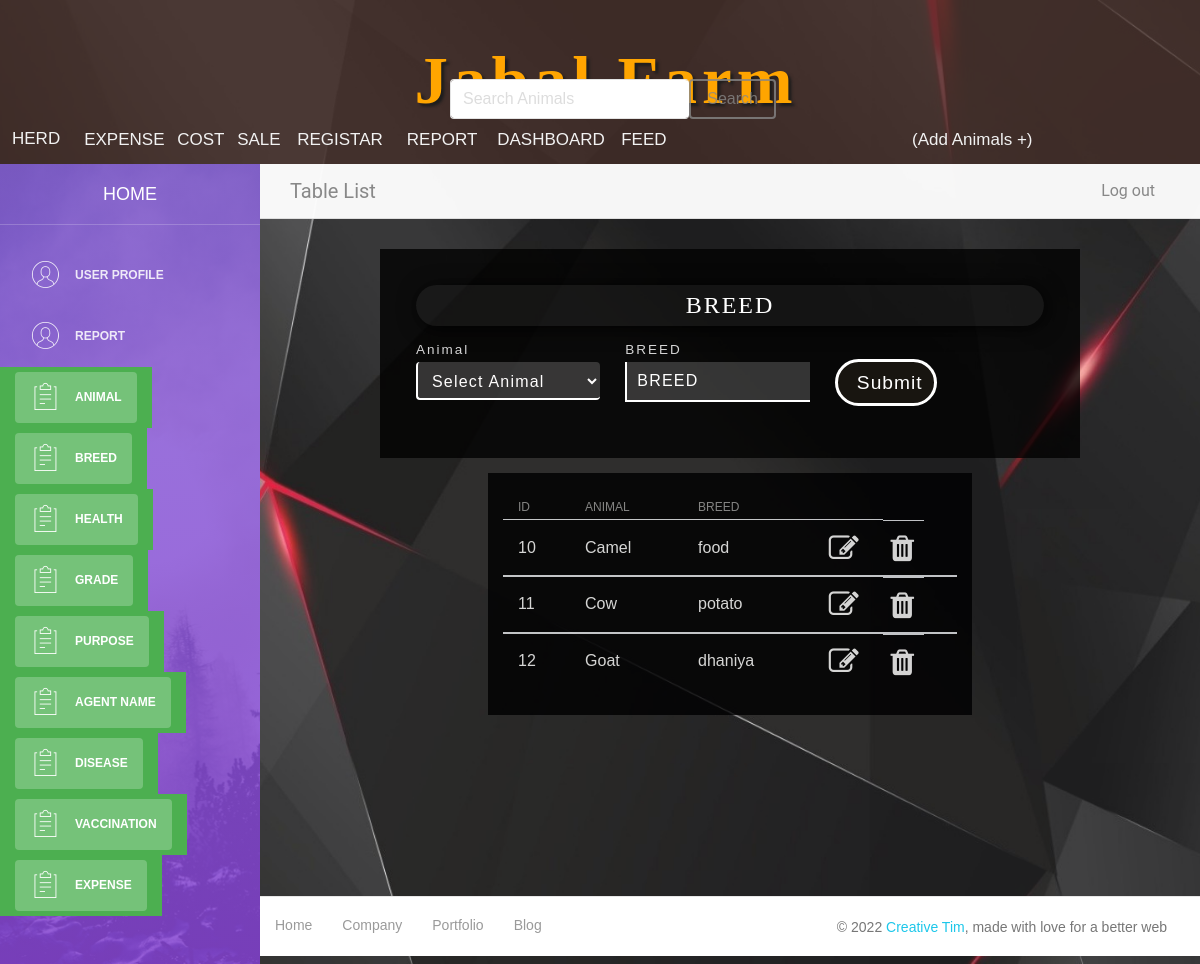
The app's page /examples/breed.php with its own data.
### tables this page shows
CREATE TABLE `breed` (
  `id` int(11) NOT NULL,
  `Animal` varchar(11) NOT NULL,
  `breed` varchar(11) NOT NULL
);

### examples/breed.php (the view, shortened to what this page needs)
<?php
include ("../connection.php");
?>
<!DOCTYPE html>
<html lang="en">
<head><meta http-equiv="Content-Type" content="text/html; charset=gb18030">
    <link rel="stylesheet" href="https://maxcdn.bootstrapcdn.com/font-awesome/latest/css/font-awesome.min.css" />
    <link href="../assets/css/bootstrap.min.css" rel="stylesheet" />
    <link href="../assets/css/light-bootstrap-dashboard.css?v=2.0.1" rel="stylesheet" />
    <link href="../css/style.css" rel='stylesheet' type='text/css' />
    <link href="../assets/css/demo.css" rel="stylesheet" />
</head>
<body>
    <div class="wrapper">
        <div class="sidebar" data-image="../assets/img/sidebar-5.jpg">
            <div class="sidebar-wrapper">
                <div class="logo">
                    <a href="http://sealsassociates.com/animals/index.php" class="simple-text">
                        HOME
                    </a>
                </div>
                 <ul class="nav">
                    <li>
                        <a class="nav-link" href="./user.php">
                            <i class="nc-icon nc-circle-09"></i>
                            <p>User Profile</p>
                        </a>
                    </li>
                    <li>
                        <a class="nav-link" href="./Total.php">
                            <i class="nc-icon nc-circle-09"></i>
                            <p>Report</p>
                        </a>
                    </li>
                     <li class="nav-item active">
                        <a class="nav-link" href="./dashboard.php">
                            <i class="nc-icon nc-notes"></i>
                            <p>Animal</p>
                        </a>
                    </li>
                    <li class="nav-item active">
                        <a class="nav-link" href="./breed.php">
                            <i class="nc-icon nc-notes"></i>
                            <p>Breed</p>
                        </a>
                    </li>
                     <li class="nav-item active">
                        <a class="nav-link" href="./health.php">
                            <i class="nc-icon nc-notes"></i>
                            <p>Health </p>
                        </a>
                    </li>
                     <li class="nav-item active">
                        <a class="nav-link" href="./category.php">
                            <i class="nc-icon nc-notes"></i>
                            <p>grade</p>
                        </a>
                    </li>
                     <li class="nav-item active">
                        <a class="nav-link" href="./purpose.php">
                            <i class="nc-icon nc-notes"></i>
                            <p>purpose</p>
                        </a>
                    </li>
                   <li class="nav-item active">
                        <a class="nav-link" href="./agent.php">
                            <i class="nc-icon nc-notes"></i>
                            <p>agent name</p>
                        </a>
                    </li>
                    <li class="nav-item active">
                        <a class="nav-link" href="./disease.php">
                            <i class="nc-icon nc-notes"></i>
                            <p>Disease</p>
                        </a>
                    </li>
                      <li class="nav-item active">
                        <a class="nav-link" href="./vacination.php">
                            <i class="nc-icon nc-notes"></i>
                            <p>Vaccination</p>
                        </a>
                    </li>
                    <li class="nav-item active">
                        <a class="nav-link" href="./expense.php">
                            <i class="nc-icon nc-notes"></i>
                            <p>Expense</p>
                        </a>
                    </li>
                </ul>
            </div>
        </div>
        <div class="main-panel">
            <nav class="navbar navbar-expand-lg " color-on-scroll="500">
                <div class=" container-fluid  ">
                    <a class="navbar-brand" href="#pablo"> Table List </a>
                    <div class="collapse navbar-collapse justify-content-end" id="navigation">
                        <ul class="navbar-nav ml-auto">
                            <li class="nav-item">
                                <a class="nav-link" href="#pablo">
                                    <span class="no-icon">Log out</span>
                                </a>
                            </li>
                        </ul>
                    </div>
                </div>
            </nav>
            <div class="content">
                <div class="container-fluid">
                    <div class="row">
                        <div class="col-md-12">
                            <div class="register-form-w3layouts">
        <form action="#" method="post"  enctype="multipart/form-data">
            <h3 class="sub-heading-agileits">BREED</h3>
            <div class="main-flex-w3ls-sectns">
                <div class="field-agileinfo-spc form-w3-agile-text2">
				<label> Animal</label>
					<select class="form-control" name="Animal">
						<option>Select Animal</option>
					 </select>
				</div>
                <div class="field-agileinfo-spc form-w3-agile-text2">
                    <label>BREED</label>
                   <input class="field" name="breed" required="required" value="<?php echo $rate ?>" type="text" placeholder="BREED">
                </div>
              <div class="field-agileinfo-spc form-w3-agile-text2">
                    <input type="submit" value="Submit" name="submit" />
                </div>
            </div>
        </form>
    </div>
                        </div>
                        <div class="col-md-12">
                            <div class="card card-plain table-plain-bg">
                                <div class="card-header ">
                                </div>
                                <div class="card-body table-full-width table-responsive" style="background: black;opacity: 0.8;color: white;width: 55%; margin: auto;">
                                    <table class="table table-hover">
                                    <thead>
                            <tr>
                                <th>Id</th>
                              <th>Animal</th>
                              <th>Breed</th>
                            </tr>
                            </thead>
                            <?php
                            $sel=mysqli_query($con,"SELECT * from breed");
                          while($row=mysqli_fetch_array($sel))
                            {
                                echo "
                            <tbody>
                                <tr>
                                    <td>$row[0]</td>
                                    <td>$row[1]</td>
                                    <td>$row[2]</td>
                                    <td><a href='delete.php?pid=$row[0]' ><i class='fa fa-edit' style='font-size:30px;color:white'></i></a></td>
                                    <td><a href='breed_delete.php?pid=$row[0]'><i class='fa fa-trash' style='font-size:30px;color:white'></i></a></td>
                                </tr>
                            </tbody>
                          "; } ?>
                                    </table>
                                </div>
                            </div>
                        </div>
                    </div>
                </div>
            </div>
            <footer class="footer">
                <div class="container">
                    <nav>
                        <ul class="footer-menu">
                            <li>
                                <a href="#">
                                    Home
                                </a>
                            </li>
                            <li>
                                <a href="#">
                                    Company
                                </a>
                            </li>
                            <li>
                                <a href="#">
                                    Portfolio
                                </a>
                            </li>
                            <li>
                                <a href="#">
                                    Blog
                                </a>
                            </li>
                        </ul>
                        <p class="copyright text-center">
                            ©
                            <a href="http://www.creative-tim.com">Creative Tim</a>, made with love for a better web
                        </p>
                    </nav>
                </div>
            </footer>
        </div>
    </div>
</body>
</html>

### css/style.css (style rules this page uses)
html, body, div, span, applet, object, iframe, h1, h2, h3, h4, h5, h6, p, blockquote, pre, a, abbr, acronym, address, big, cite, code, del, dfn, em, img, ins, kbd, q, s, samp, small, strike, strong, sub, sup, tt, var, b, u, i, dl, dt, dd, ol, nav ul, nav li, fieldset, form, label, legend, table, caption, tbody, tfoot, thead, tr, th, td, article, aside, canvas, details, embed, figure, figcaption, footer, header, hgroup, menu, nav, output, ruby, section, summary, time, mark, audio, video { margin: 0; padding: 0; border: 0; font-size: 100%; font: inherit; vertical-align: baseline; }
article, aside, details, figcaption, figure, footer, header, hgroup, menu, nav, section { display: block; }
ol, ul { list-style: none; margin: 0px; padding: 0px; }
table { border-collapse: collapse; border-spacing: 0; }
a { text-decoration: none; }
body { font-family: 'Source Sans Pro', sans-serif; font-size: 100%; background: url(17078.jpg)no-repeat center top; background-size: cover; -webkit-background-size: cover; -moz-background-size: cover; -o-background-size: cover; background-attachment: fixed; background-position: center; }
.register-form-w3layouts { box-sizing: border-box; padding: 3vw; background: rgba(0, 0, 0, 0.78); max-width: 700px; margin: 0 auto; }
h1 { font-size: 4vw; margin: 3.5vw 0vw 2vw; font-weight: 300; text-transform: capitalize; color: #fff; text-shadow: 3px 3px 3px #1d1d1d; letter-spacing: 5px; text-align: center; font-family: ALADIN; }
h2.sub-heading-agileits, h3.sub-heading-agileits { text-align: center; font-size: 24px; color: #ffffff; text-transform: capitalize; margin-bottom: 14px; padding: 0.4vw; padding: 7px; font-weight: 300; letter-spacing: 2px; background: rgba(255, 255, 255, 0.05); border-radius: 50px; box-shadow: 2px 2px 20px rgba(0, 0, 0, 0.86); font-family: ALADIN; }
@media (min-width:481px) { .main-flex-w3ls-sectns { display: -webkit-flex; display: flex; -webkit-justify-content: space-between; justify-content: space-between; } }
@media (min-width:481px) { .form-w3-agile-text1, .form-w3-agile-text2 { flex-basis: 48.5%; -webkit-flex-basis: 48.5%; } }
.register-form-w3layouts input[type="date"], .register-form-w3layouts input[type="text"], .register-form-w3layouts input[type="email"], .register-form-w3layouts input[type="number"], .register-form-w3layouts textarea, select.form-control, input#datepicker { width: 88%; font-weight: 300; font-weight: 400 !important; color: #fffdfd !important; font-size: 16px; letter-spacing: 1.2px; padding: 10px 10px; outline: none; background: #ffffff2e; border: none; border-bottom: 2px solid rgb(255, 255, 255); border-left: 2px solid rgb(255, 255, 255); box-sizing: border-box; font-family: 'Source Sans Pro', sans-serif; }
.field-agileinfo-spc { margin-bottom: 1em; }
select.form-control option { background: #000; }
.register-form-w3layouts input[type="submit"], .register-form-w3layouts input[type="reset"] { text-transform: capitalize; background: #82bb3b; color: #fff; padding: 0.5em 1em; border: none; width: 49%; font-weight: 500; font-size: 1.2em; margin-top: 1em; float: left; outline: none; letter-spacing: 1px; -webkit-transition: .5s all; -moz-transition: .5s all; transition: .5s all; cursor: pointer; font-family: 'Source Sans Pro', sans-serif; }
.register-form-w3layouts input[type="submit"] { background: #181510; border: #ad974f; border: 3px solid; border-radius: 25px; }
.register-form-w3layouts label { font-size: 13.5px; color: rgba(255, 255, 255, 0.83); letter-spacing: 2px; font-weight: 400; position: relative; margin-bottom: 5px; display: inline-block; text-transform: capitalize; }
.copyright { margin: 2em 1em; text-align: center; }
@media (max-width:1366px) { h1 { font-size: 4.5vw; } }

### records on screen
breed: id "10", Animal "Camel", breed "food"
breed: id "11", Animal "Cow", breed "potato"
breed: id "12", Animal "Goat", breed "dhaniya"
